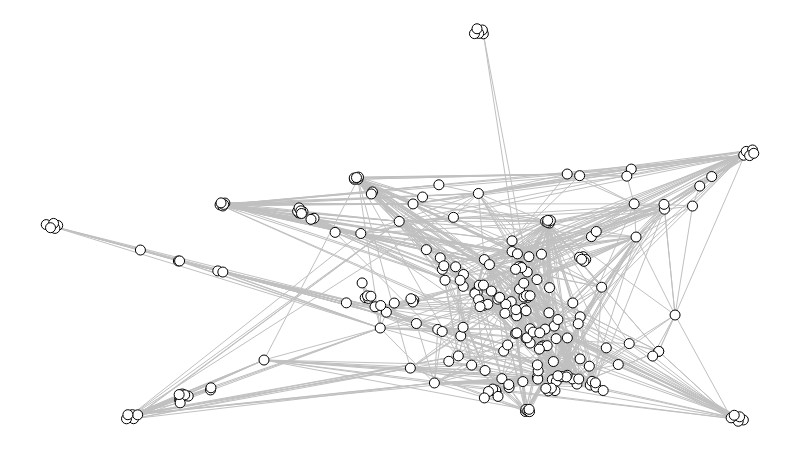

The notebook cell saved with this chart:
### Code cell
sn.node_size = 10
sn.node_color = (255, 255, 255)

sn.edge_width = 1
sn.edge_color = (192, 192, 192)

sn.node_label_position = 'hover'
g = sn.load_graph('players.gml', has_pos=False)
undirected = g.to_undirected()
sn.show_graph(undirected, nlab=True)

### Figure 1 — Plotly figure (JSON) as saved in the notebook; plotly's stock layout.template omitted (floating-point values rounded to 4 significant figures; data arrays with more than 128 entries replaced by an {"elided": "..."} marker saying what was removed)
{"data": [{"hoverinfo": "none", "line": {"color": "rgb(192, 192, 192)", "width": 1}, "mode": "lines", "type": "scatter", "uid": "ad316f88-f756-11e8-862b-a3cdf1ac327d", "x": {"elided": "3837 float values"}, "y": {"elided": "3837 float values"}}, {"hoverinfo": "text", "marker": {"color": "rgb(255, 255, 255)", "line": {"color": "rgb(0, 0, 0)", "width": 1}, "size": 10}, "mode": "markers", "text": {"elided": "238 str values"}, "textfont": {"color": "rgb(0, 0, 0)"}, "textposition": "middle center", "type": "scatter", "uid": "ad31767c-f756-11e8-862b-a3cdf1ac327d", "x": {"elided": "238 float values"}, "y": {"elided": "238 float values"}}], "layout": {"height": 450, "margin": {"b": 0, "l": 0, "r": 0, "t": 0}, "showlegend": false, "width": 800, "xaxis": {"showgrid": false, "showticklabels": false, "zeroline": false}, "yaxis": {"showgrid": false, "showticklabels": false, "zeroline": false}}}
